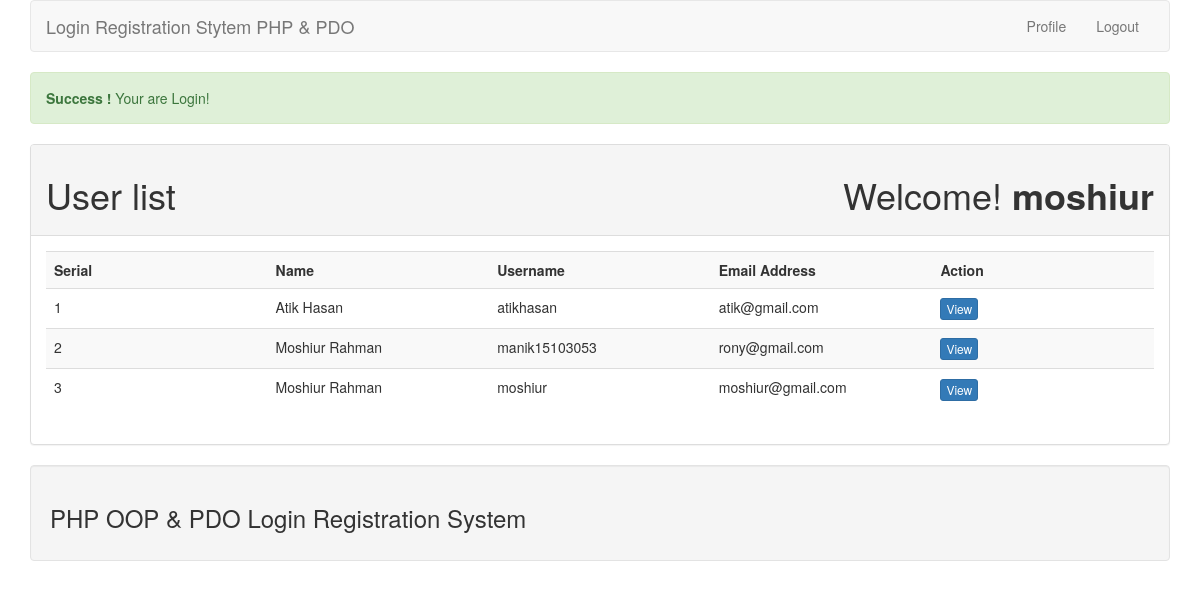
Page /index.php (signed in) on the committed database.
### tables this page shows
CREATE TABLE `tbl_user` (
  `id` int(11) NOT NULL,
  `name` varchar(20) NOT NULL,
  `username` varchar(20) NOT NULL,
  `email` varchar(30) NOT NULL,
  `password` varchar(60) NOT NULL
);

### lib/Session.php (called while the page is built, shortened)
<?php
    class Session{
        public static function get($key){
            if(isset($_SESSION[$key])){
                return $_SESSION[$key];
            }else{
                return false;
            }
        }
    }
?>

### lib/User.php (called while the page is built, shortened)
<?php
    include_once "Session.php";
    include "Database.php";
    class User{
        private $db;
        public function __construct()
        {
            $this->db = new Database();
        }
        public function getUserData(){
            $sql = "SELECT * FROM tbl_user ORDER BY id DESC";
            $query = $this->db->pdo->prepare($sql);
            $query->execute();
            $result = $query->fetchAll();
            return $result;
        }
    }
?>

### lib/Database.php (called while the page is built)
<?php
 class Database{
   private $db_host = 'localhost';
   private $db_user  = 'root';
   private $db_pass   = '';
   private  $db_name  = 'user_registration';
   public $pdo;
   public function __construct(){
      if(!isset($this->pdo)){
         try{
            $link = new PDO("mysql:host=".$this->db_host.";dbname=".$this->db_name,$this->db_user,$this->db_pass);
            $link->setAttribute(PDO::ATTR_ERRMODE, PDO::ERRMODE_EXCEPTION);
            $link->exec("SET CHARACTER SET utf8");
            $this->pdo = $link;
         }catch(PDOException $e){
            die("Failed to connect with Database".$e->getMessage());
         }
      }
   }
 }
?>

### index.php (the view, shortened to what this page needs)
<?php
    include "lib/User.php";
    include "layouts/header.php";
?>
<?php
    $loginmsg  = Session::get("loginmsg");
    if($loginmsg){
        echo $loginmsg;
    }
?>
        <div class="panel panel-default">
            <div class="panel-heading">
                <h1>User list <span class="pull-right">Welcome! <strong>
                    <?php
                        $username = Session::get('username');
                        if(isset($username)){
                            echo $username;
                        }
                    ?>
                </strong> </span></h1>
            </div>
            <div class="panel-body">
                <table class="table table-striped">
                    <th width="20%">Serial</th>
                    <th width="20%">Name</th>
                    <th width="20%">Username</th>
                    <th width="20%">Email Address</th>
                    <th width="20%">Action</th>
     <?php
         $user = new User();
         $userdata = $user->getUserData();
         if($userdata){
            $i = 0;
            foreach($userdata as $value){
                   $i++;
     ?>
                    <tr>
                        <td><?php echo $i; ?></td>
                        <td><?php echo $value['name']?></td>
                        <td><?php echo $value['username']?></td>
                        <td><?php echo $value['email']?></td>
                        <td>
                            <a href="profile.php?id=<?php echo $value['id']?>" class="btn btn-primary btn-xs">View</a>
                        </td>
                    </tr>
                 <?php }} else {?>
                    <tr><td colspan="5"><h2>No User Data Found</h2></td></tr>
                  <?php }?>
                </table>
            </div>
        </div>
<?php
    include "layouts/footer.php";
?>

### layouts/header.php (shortened to what this page needs)
<?php
    $filepath = realpath(dirname(__FILE__));
    include_once $filepath.'/../lib/Session.php';
?>
<!DOCTYPE html>
<html lang="en">
<head>
    <link rel="stylesheet" href="inc/bootstrap.min.css">
</head>
<body>
    <div class="container">
        <nav class="navbar navbar-default">
            <div class="container-fluid">
                <div class="navbar-header">
                    <a class="navbar-brand" href="index.php">Login Registration Stytem PHP & PDO </a>
                </div>
                <ul class="nav navbar-nav pull-right">
                        <?php
                            $id = Session::get('id');
                            $userlogin = Session::get("login");
                            if($userlogin == true){
                        ?>
                        <li><a href="profile.php?id=<?php echo $id;?>">Profile</a></li>
                        <li><a href="?action=logout">Logout</a></li>
                        <?php } else{?>
                        <li><a href="login.php">Login</a></li>
                        <li><a href="registration.php">Register</a></li>
                       <?php }?>
                </ul>
            </div>
        </nav>

### layouts/footer.php
<div class="well">
            <h3>PHP OOP & PDO Login Registration System</h3>
        </div>
    </div>
</body>
</html>

### rows in the picture
tbl_user: name "Atik Hasan", username "atikhasan", email "atik@gmail.com"
tbl_user: name "Moshiur Rahman", username "manik15103053", email "rony@gmail.com"
tbl_user: name "Moshiur Rahman", username "moshiur", email "moshiur@gmail.com"

### other values in the picture
$loginmsg "Success ! Your are Login!"
$username "moshiur"
